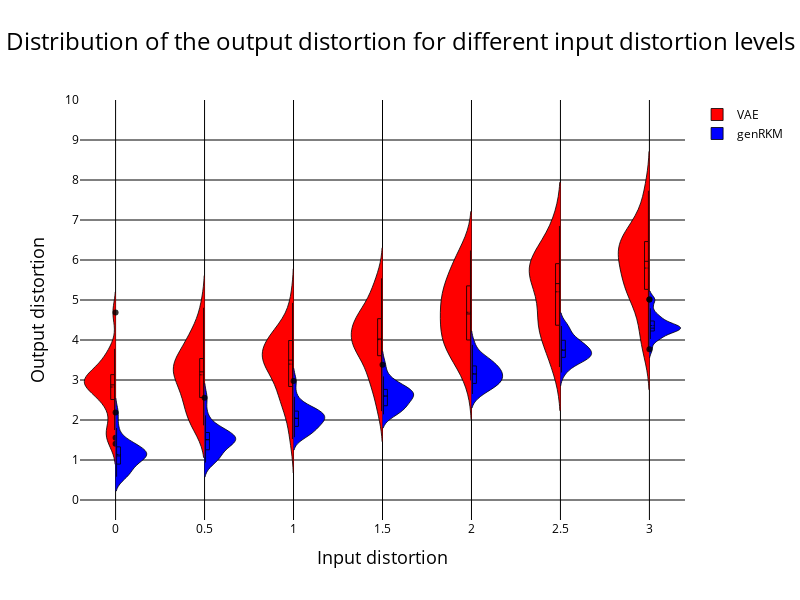

Notebook code cell kept with this figure:
### Code cell
reference_matrix = [25*[item] for item in reference_points]
#print((reference_matrix))

traces = []

for i in range(len(reference_points)):

    # Create a trace for the holiday distribution
    trace1 = go.Violin(
        x=reference_matrix[i],
        y=Lists_close_distortion_VAE_t[i],
        name='VAE' if i == 0 else None,
        side='negative',
        box_visible=True,
        meanline_visible=True,
        #hovertemplate='Holiday<br>Noise Level: %{y.2f} dB(A)',
        #hoverlabel=dict(namelength=0),
        fillcolor='red',  
        line=dict(color='rgba(0, 0, 0, 0.8)', width=1) ,
        showlegend=(i == 0) 
    )

    # Create a trace for the normal day distribution
    trace2 = go.Violin(
        x=reference_matrix[i], #to put the two graphs next to each other instead of separately
        y=Lists_close_distortion_genRKM_t[i],
        name='genRKM' if i == 0 else None,
        side='positive',
        box_visible=True,
        meanline_visible=True,
        #hovertemplate='Normal Day<br>Noise Level: %{y.2f} dB(A)',
        #hoverlabel=dict(namelength=0),
        fillcolor='blue',
        line=dict(color='rgba(0, 0, 0, 0.8)', width=1) ,
        showlegend=(i == 0)
    )

    traces.append(trace1)
    traces.append(trace2)

# Create the layout for the plot
layout_fig1 = go.Layout(
    title=dict(
        text='Distribution of the output distortion for different input distortion levels',
        x=0.5,
        xanchor='center',
        font=dict(color="black", size=24)
    ),
    title_font=dict(size=24, color="black"),  
    xaxis=dict(
        {'title': 'Input distortion'}, 
        range = [-0.2, 3.2],
        #ticktext = ["false",'Holiday - Normal day'],
        title_font=dict(color="black", size = 18),
        tickfont=dict(color='black'),
        showticklabels=True, 
        tickvals = reference_points, 
        ticktext = reference_points,
        gridcolor='black'),
    yaxis=dict(
        {'title': 'Output distortion'},
        title_font=dict(color="black", size = 18),
        tickfont=dict(color="black"),
        #showticklabels=False,
        range = [-0.5, 10],
        tickvals=list(range(11)),
        gridcolor='black',
        zeroline=True,  # Ensure the zeroline is shown
        zerolinecolor='black',  # Set the color of the zeroline to black
        zerolinewidth=1  # Set the width of the zeroline
        ),
    violingap=0,  # Set the gap between violins to 0 for overlapping
    plot_bgcolor='white',  
    paper_bgcolor='white',  
    legend = dict(font=dict(color='black'))
)

layout_fig1.update(width=800, height=600)

# Create the figure and add the traces
fig1 = go.Figure(data=traces, layout=layout_fig1)

# Show the plot
fig1.show()

### Figure 1 — Plotly figure (JSON) as saved in the notebook; plotly's stock layout.template omitted (floating-point values rounded to 4 significant figures)
{"data": [{"box": {"visible": true}, "fillcolor": "red", "line": {"color": "rgba(0, 0, 0, 0.8)", "width": 1}, "meanline": {"visible": true}, "name": "VAE", "showlegend": true, "side": "negative", "type": "violin", "x": [0, 0, 0, 0, 0, 0, 0, 0, 0, 0, 0, 0, 0, 0, 0, 0, 0, 0, 0, 0, 0, 0, 0, 0, 0], "y": [3.348, 3.08, 2.805, 1.557, 3.03, 2.408, 3.205, 2.833, 3.548, 3.009, 2.791, 1.405, 4.689, 3.11, 2.825, 3.78, 2.546, 2.18, 3.473, 1.771, 2.559, 2.955, 1.749, 2.878, 3.089]}, {"box": {"visible": true}, "fillcolor": "blue", "line": {"color": "rgba(0, 0, 0, 0.8)", "width": 1}, "meanline": {"visible": true}, "name": "genRKM", "showlegend": true, "side": "positive", "type": "violin", "x": [0, 0, 0, 0, 0, 0, 0, 0, 0, 0, 0, 0, 0, 0, 0, 0, 0, 0, 0, 0, 0, 0, 0, 0, 0], "y": [1.798, 1.09, 0.9074, 0.5819, 1.223, 0.7025, 1.385, 1.077, 2.188, 1.022, 1.062, 0.596, 1.332, 1.17, 1.098, 1.47, 1.139, 1.327, 1.436, 0.7864, 0.8678, 1.161, 0.6719, 1.284, 1.102]}, {"box": {"visible": true}, "fillcolor": "red", "line": {"color": "rgba(0, 0, 0, 0.8)", "width": 1}, "meanline": {"visible": true}, "showlegend": false, "side": "negative", "type": "violin", "x": [0.5, 0.5, 0.5, 0.5, 0.5, 0.5, 0.5, 0.5, 0.5, 0.5, 0.5, 0.5, 0.5, 0.5, 0.5, 0.5, 0.5, 0.5, 0.5, 0.5, 0.5, 0.5, 0.5, 0.5, 0.5], "y": [4.065, 3.204, 2.941, 2.39, 3.507, 1.866, 3.53, 2.129, 4.196, 3.313, 2.804, 2.399, 4.807, 3.297, 2.662, 4.011, 3.44, 3.336, 3.556, 2.615, 1.987, 4.039, 1.91, 3.182, 3.046]}, {"box": {"visible": true}, "fillcolor": "blue", "line": {"color": "rgba(0, 0, 0, 0.8)", "width": 1}, "meanline": {"visible": true}, "showlegend": false, "side": "positive", "type": "violin", "x": [0.5, 0.5, 0.5, 0.5, 0.5, 0.5, 0.5, 0.5, 0.5, 0.5, 0.5, 0.5, 0.5, 0.5, 0.5, 0.5, 0.5, 0.5, 0.5, 0.5, 0.5, 0.5, 0.5, 0.5, 0.5], "y": [2.115, 1.45, 1.274, 0.9366, 1.507, 1.056, 1.751, 1.508, 2.557, 1.435, 1.476, 1.023, 1.716, 1.535, 1.422, 1.83, 1.578, 1.634, 1.807, 1.178, 1.2, 1.573, 1.037, 1.678, 1.414]}, {"box": {"visible": true}, "fillcolor": "red", "line": {"color": "rgba(0, 0, 0, 0.8)", "width": 1}, "meanline": {"visible": true}, "showlegend": false, "side": "negative", "type": "violin", "x": [1, 1, 1, 1, 1, 1, 1, 1, 1, 1, 1, 1, 1, 1, 1, 1, 1, 1, 1, 1, 1, 1, 1, 1, 1], "y": [3.948, 3.522, 3.448, 2.62, 3.637, 2.043, 4.212, 3.497, 4.189, 3.259, 2.878, 1.525, 4.929, 3.981, 3.579, 4.005, 3.385, 2.712, 4.129, 2.499, 3.44, 3.391, 2.511, 4.029, 3.574]}, {"box": {"visible": true}, "fillcolor": "blue", "line": {"color": "rgba(0, 0, 0, 0.8)", "width": 1}, "meanline": {"visible": true}, "showlegend": false, "side": "positive", "type": "violin", "x": [1, 1, 1, 1, 1, 1, 1, 1, 1, 1, 1, 1, 1, 1, 1, 1, 1, 1, 1, 1, 1, 1, 1, 1, 1], "y": [2.581, 1.874, 1.887, 1.616, 1.977, 1.721, 2.35, 1.982, 2.974, 2.038, 2.069, 1.738, 2.25, 2.215, 1.98, 2.289, 2.066, 2.121, 2.262, 1.716, 1.707, 2.198, 1.569, 2.162, 1.931]}, {"box": {"visible": true}, "fillcolor": "red", "line": {"color": "rgba(0, 0, 0, 0.8)", "width": 1}, "meanline": {"visible": true}, "showlegend": false, "side": "negative", "type": "violin", "x": [1.5, 1.5, 1.5, 1.5, 1.5, 1.5, 1.5, 1.5, 1.5, 1.5, 1.5, 1.5, 1.5, 1.5, 1.5, 1.5, 1.5, 1.5, 1.5, 1.5, 1.5, 1.5, 1.5, 1.5, 1.5], "y": [4.437, 4.027, 4.506, 2.222, 4.689, 2.999, 4.034, 3.762, 5.146, 3.677, 3.399, 2.6, 5.542, 4.725, 3.805, 5.182, 4.365, 4.004, 4.617, 3.115, 3.074, 4.345, 3.802, 4.297, 3.831]}, {"box": {"visible": true}, "fillcolor": "blue", "line": {"color": "rgba(0, 0, 0, 0.8)", "width": 1}, "meanline": {"visible": true}, "showlegend": false, "side": "positive", "type": "violin", "x": [1.5, 1.5, 1.5, 1.5, 1.5, 1.5, 1.5, 1.5, 1.5, 1.5, 1.5, 1.5, 1.5, 1.5, 1.5, 1.5, 1.5, 1.5, 1.5, 1.5, 1.5, 1.5, 1.5, 1.5, 1.5], "y": [3.09, 2.462, 2.361, 2.14, 2.49, 2.342, 2.879, 2.595, 3.379, 2.599, 2.675, 2.241, 2.874, 2.752, 2.634, 2.805, 2.592, 2.651, 2.926, 2.242, 2.268, 2.717, 2.145, 2.699, 2.424]}, {"box": {"visible": true}, "fillcolor": "red", "line": {"color": "rgba(0, 0, 0, 0.8)", "width": 1}, "meanline": {"visible": true}, "showlegend": false, "side": "negative", "type": "violin", "x": [2, 2, 2, 2, 2, 2, 2, 2, 2, 2, 2, 2, 2, 2, 2, 2, 2, 2, 2, 2, 2, 2, 2, 2, 2], "y": [4.928, 4.255, 5.484, 3.605, 5.393, 4.169, 4.213, 4.831, 5.899, 3.618, 5.184, 2.989, 6.239, 4.555, 3.989, 5.9, 5.075, 3.546, 4.652, 3.81, 4.004, 6.049, 5.34, 5.109, 4.508]}, {"box": {"visible": true}, "fillcolor": "blue", "line": {"color": "rgba(0, 0, 0, 0.8)", "width": 1}, "meanline": {"visible": true}, "showlegend": false, "side": "positive", "type": "violin", "x": [2, 2, 2, 2, 2, 2, 2, 2, 2, 2, 2, 2, 2, 2, 2, 2, 2, 2, 2, 2, 2, 2, 2, 2, 2], "y": [3.603, 3.004, 2.925, 2.649, 3.028, 2.867, 3.464, 3.073, 3.879, 3.147, 3.234, 2.655, 3.547, 3.315, 3.275, 3.487, 3.124, 3.176, 3.469, 2.879, 2.885, 3.255, 2.802, 3.297, 2.949]}, {"box": {"visible": true}, "fillcolor": "red", "line": {"color": "rgba(0, 0, 0, 0.8)", "width": 1}, "meanline": {"visible": true}, "showlegend": false, "side": "negative", "type": "violin", "x": [2.5, 2.5, 2.5, 2.5, 2.5, 2.5, 2.5, 2.5, 2.5, 2.5, 2.5, 2.5, 2.5, 2.5, 2.5, 2.5, 2.5, 2.5, 2.5, 2.5, 2.5, 2.5, 2.5, 2.5, 2.5], "y": [5.324, 4.276, 6.803, 3.323, 5.93, 4.303, 5.878, 5.532, 6.851, 4.426, 5.396, 3.508, 6.169, 5.875, 4.301, 6.146, 5.873, 4.724, 5.906, 4.558, 3.794, 5.916, 4.391, 5.409, 5.502]}, {"box": {"visible": true}, "fillcolor": "blue", "line": {"color": "rgba(0, 0, 0, 0.8)", "width": 1}, "meanline": {"visible": true}, "showlegend": false, "side": "positive", "type": "violin", "x": [2.5, 2.5, 2.5, 2.5, 2.5, 2.5, 2.5, 2.5, 2.5, 2.5, 2.5, 2.5, 2.5, 2.5, 2.5, 2.5, 2.5, 2.5, 2.5, 2.5, 2.5, 2.5, 2.5, 2.5, 2.5], "y": [3.998, 3.603, 3.522, 3.188, 3.596, 3.582, 3.997, 3.628, 4.349, 3.755, 3.858, 3.318, 4.326, 3.806, 3.992, 4.261, 3.741, 3.641, 4.019, 3.673, 3.464, 3.81, 3.482, 3.832, 3.509]}, {"box": {"visible": true}, "fillcolor": "red", "line": {"color": "rgba(0, 0, 0, 0.8)", "width": 1}, "meanline": {"visible": true}, "showlegend": false, "side": "negative", "type": "violin", "x": [3, 3, 3, 3, 3, 3, 3, 3, 3, 3, 3, 3, 3, 3, 3, 3, 3, 3, 3, 3, 3, 3, 3, 3, 3], "y": [6.221, 5.967, 6.44, 4.051, 6.607, 4.741, 6.523, 5.798, 7.731, 5.281, 6.175, 3.743, 7.295, 6.709, 4.992, 6.65, 6.433, 5.692, 6.296, 5.221, 4.256, 6.042, 5.35, 5.356, 5.4]}, {"box": {"visible": true}, "fillcolor": "blue", "line": {"color": "rgba(0, 0, 0, 0.8)", "width": 1}, "meanline": {"visible": true}, "showlegend": false, "side": "positive", "type": "violin", "x": [3, 3, 3, 3, 3, 3, 3, 3, 3, 3, 3, 3, 3, 3, 3, 3, 3, 3, 3, 3, 3, 3, 3, 3, 3], "y": [4.444, 4.139, 4.218, 3.768, 4.273, 4.294, 4.577, 4.227, 4.792, 4.255, 4.39, 4.028, 5.015, 4.318, 4.571, 5.011, 4.291, 4.267, 4.597, 4.432, 4.072, 4.341, 4.296, 4.366, 4.026]}], "layout": {"height": 600, "legend": {"font": {"color": "black"}}, "paper_bgcolor": "white", "plot_bgcolor": "white", "title": {"font": {"color": "black", "size": 24}, "text": "Distribution of the output distortion for different input distortion levels", "x": 0.5, "xanchor": "center"}, "violingap": 0, "width": 800, "xaxis": {"gridcolor": "black", "range": [-0.2, 3.2], "showticklabels": true, "tickfont": {"color": "black"}, "ticktext": [0, 0.5, 1, 1.5, 2, 2.5, 3], "tickvals": [0, 0.5, 1, 1.5, 2, 2.5, 3], "title": {"font": {"color": "black", "size": 18}, "text": "Input distortion"}}, "yaxis": {"gridcolor": "black", "range": [-0.5, 10], "tickfont": {"color": "black"}, "tickvals": [0, 1, 2, 3, 4, 5, 6, 7, 8, 9, 10], "title": {"font": {"color": "black", "size": 18}, "text": "Output distortion"}, "zeroline": true, "zerolinecolor": "black", "zerolinewidth": 1}}}
